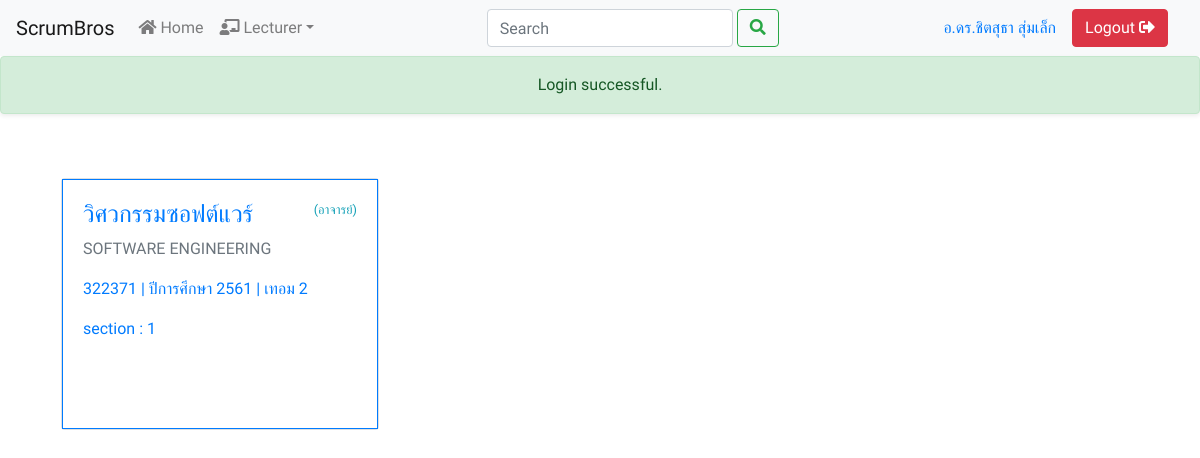
Before: /home.php (signed in) with the older database file.
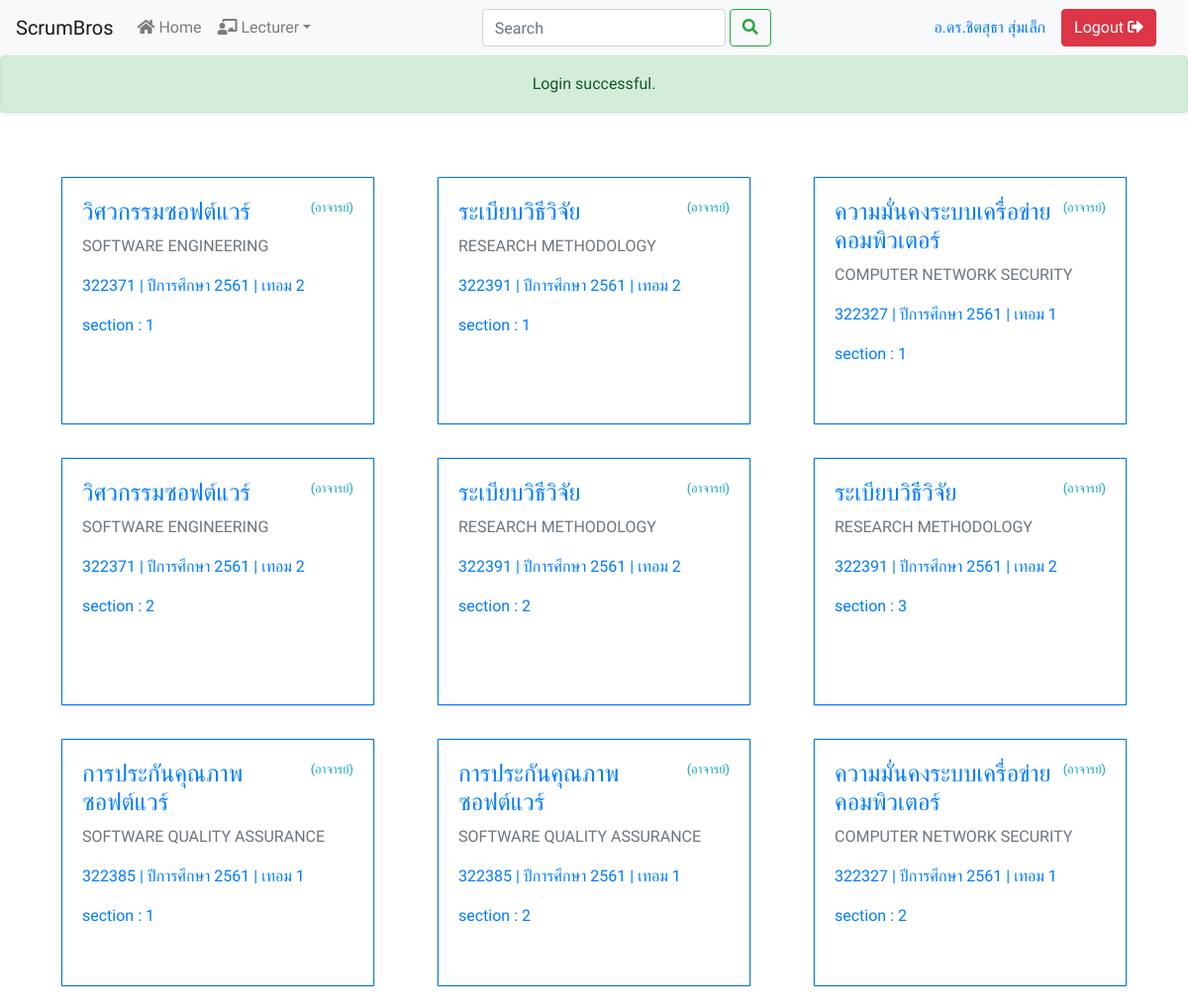
After: the same page with the newer database file.
### tables this page shows
CREATE TABLE `user_role` (
  `subject_id` int(11) NOT NULL,
  `UID` int(11) NOT NULL,
  `roleID` int(11) NOT NULL,
  `role` varchar(20) NOT NULL
);

CREATE TABLE `subject` (
  `subject_id` int(11) NOT NULL,
  `subject_code` varchar(10) NOT NULL,
  `subjectName_Th` varchar(50) NOT NULL,
  `subjectName_En` varchar(50) NOT NULL,
  `section` varchar(1) NOT NULL,
  `year` int(11) NOT NULL,
  `Semester` int(2) NOT NULL
);

### model/getUserRole.php (called while the page is built, shortened)
<?php
$stmt = $pdo->prepare("SELECT * FROM user_role,user_info where user_info.UID = user_role.UID AND user_info.UID = ?");
$stmt->bindParam(1, $_SESSION["UID"]);
$stmt->execute();
while ($row = $stmt->fetch()) {
    if ($row['role'] == 'อาจารย์') {
        $isTeacher = 'true';
    } else if ($row['role'] == 'ผู้ช่วยสอน') {
        $isTA = 'true';
    } else {
        $isStudent = 'true';
    }
}

### model/getClassOfUser.php (called while the page is built)
<?php $setColumn = 3;
            $ColumnStart = 1;
            $stmt = $pdo->prepare("SELECT * FROM subject,user_role,user_info where user_info.UID = user_role.UID AND user_role.subject_id = subject.subject_id  AND user_info.UID = ?");
            $stmt->bindParam(1, $_SESSION["UID"]);
            $stmt->execute();
?>

### home.php (the view, shortened to what this page needs)
<?php
$path = $_SERVER['DOCUMENT_ROOT'];
$path .= "/SoftEn2019/Sec2/ScrumBros/head.php";
include_once($path);
?>
<head>
</head>
<body>
    <?php if (!empty($_SESSION["username"])) { ?>
        <?php include('header.php'); ?>
        <?php include('alert/successLogin.php'); ?>
        <div class="container mt-3">
            <div class="row">
                <?php
                $path = $_SERVER['DOCUMENT_ROOT'];
                $path .= "/SoftEn2019/Sec2/ScrumBros/model/getClassOfUser.php";
                include_once($path);
                while ($row = $stmt->fetch()) {
                    ?>
                    <a href="class.php?subjectCode=<?= $row['subject_code'] ?>&year=<?= $row['year'] ?>&semester=<?= $row['Semester'] ?>&section=<?= $row['section'] ?>" style="text-decoration: none;">
                        <div class="col-4">
                            <div class="card m-3">
                                <div class="card-body col border border-primary" style="min-height:250px">
                                    <span <?php if ($row["role"] == 'ผู้ช่วยสอน')
                                                echo "class='text-success '";
                                            else
                                                echo "class='text-info'"; ?> style="font-size:0.8em;float:right;">(<?= $row["role"] ?>)</span>
                                    <h4 class="text-primary clearfix"><?= $row["subjectName_Th"] ?></h4>
                                    <span class="text-muted mb-3"><?= $row["subjectName_En"] ?></span>
                                    <p class="card-text my-3"><?= $row["subject_code"] ?> | ปีการศึกษา <?= $row["year"] ?> | เทอม <?= $row["Semester"] ?> </p>
                                    <p>section : <?=$row["section"]?></p>
                                </div>
                            </div>
                    </a>
                </div>
                <?php if ($ColumnStart == $setColumn) {
                    echo '</div><div class="row">';
                    $ColumnStart = 0;
                }
                $ColumnStart++;
            } ?>
        </div>
    <?php
} ?>
</body>
</html>

### head.php (shortened to what this page needs)
<!DOCTYPE html>
<html>
<head>
    <link rel="stylesheet" type="text/css" media="screen" href="https://stackpath.bootstrapcdn.com/bootstrap/4.3.1/css/bootstrap.min.css">
    <link rel="stylesheet" href="https://use.fontawesome.com/releases/v5.8.1/css/all.css">
    <link rel="stylesheet" type="text/css" href="https://cdnjs.cloudflare.com/ajax/libs/twitter-bootstrap/4.1.3/css/bootstrap.css" />
    <link rel="stylesheet" type="text/css" href="https://cdn.datatables.net/1.10.19/css/dataTables.bootstrap4.min.css" />
</head>

### header.php (shortened to what this page needs)
<nav class="navbar navbar-expand-lg navbar-light bg-light">
    <a class="navbar-brand" href="/SoftEn2019/Sec2/ScrumBros/home.php">ScrumBros</a>
    <div class="collapse navbar-collapse" id="navbarSupportedContent">
        <ul class="navbar-nav mr-auto">
            <li class="nav-item">
                <a class="nav-link" href="/SoftEn2019/Sec2/ScrumBros/home.php"><i class="fas fa-home"></i> Home <span class="sr-only">(current)</span></a>
            </li>
            <?php if (basename($_SERVER['PHP_SELF']) == 'home.php') {
                include('nav/nav-home.php');
            } ?>
        </ul>
        <form class="form-inline my-2 my-lg-0 mr-auto">
            <input class="form-control mr-sm-1" type="search" placeholder="Search" aria-label="Search">
            <button class="btn btn-outline-success my-2 my-sm-0" type="submit"><i class="fas fa-search"></i></button>
        </form>
        <?php if (!empty($_SESSION["firstName"])) { ?>
            <span class="navbar-text fsize text-primary"><?= $_SESSION["firstName"], " ", $_SESSION["lastName"] ?> </span>
            <a href="/SoftEn2019/Sec2/ScrumBros/logout.php"><button class="btn btn-danger mx-3" type="button" name="logout">Logout <i class="fas fa-sign-out-alt"></i></button></a>
        <?php
    } ?>
    </div>
</nav>

### nav/nav-home.php (shortened to what this page needs)
<?php
$path = $_SERVER['DOCUMENT_ROOT'];
$path .= "/SoftEn2019/Sec2/ScrumBros/model/getUserRole.php";
include_once($path);
?>
<head>
</head>
<?php if ($isTeacher == 'true') { ?>
    <li class="nav-item dropdown">
        <a class="nav-link dropdown-toggle" href="#" data-toggle="dropdown" role="button" aria-haspopup="true" aria-expanded="false">
            <i class="fas fa-chalkboard-teacher"></i> Lecturer</a>
    </li>
<?php
} ?>

### alert/successLogin.php (shortened to what this page needs)
<?php if (!empty($_SESSION["successLogin"])) {
        ?>
    <div class="alert alert-success p-3 text-center shadow-sm p-3 mb-5 rounded">
        <div class="container">Login successful.
        </div>
    </div>
    <?php
} ?>

### head.php (style rules this page uses)
body { font-family: 'Kanit', sans-serif; }

Changed rows visible on the page:
added user_role: role "อาจารย์", subject.subjectName_Th "ระเบียบวิธีวิจัย", subject.subjectName_En "RESEARCH METHODOLOGY", subject.subject_code "322391", subject.year "2561", subject.Semester "2", subject.section "1"
added user_role: role "อาจารย์", subject.subjectName_Th "ความมั่นคงระบบเครื่อข่ายคอมพิวเตอร์", subject.subjectName_En "COMPUTER NETWORK SECURITY", subject.subject_code "322327", subject.year "2561", subject.Semester "1", subject.section "1"
added user_role: role "อาจารย์", subject.subjectName_Th "วิศวกรรมซอฟต์แวร์", subject.subjectName_En "SOFTWARE ENGINEERING", subject.subject_code "322371", subject.year "2561", subject.Semester "2", subject.section "2"
added user_role: role "อาจารย์", subject.subjectName_Th "ระเบียบวิธีวิจัย", subject.subjectName_En "RESEARCH METHODOLOGY", subject.subject_code "322391", subject.year "2561", subject.Semester "2", subject.section "2"
added user_role: role "อาจารย์", subject.subjectName_Th "ระเบียบวิธีวิจัย", subject.subjectName_En "RESEARCH METHODOLOGY", subject.subject_code "322391", subject.year "2561", subject.Semester "2", subject.section "3"
added user_role: role "อาจารย์", subject.subjectName_Th "การประกันคุณภาพซอฟต์แวร์", subject.subjectName_En "SOFTWARE QUALITY ASSURANCE", subject.subject_code "322385", subject.year "2561", subject.Semester "1", subject.section "1"
added user_role: role "อาจารย์", subject.subjectName_Th "การประกันคุณภาพซอฟต์แวร์", subject.subjectName_En "SOFTWARE QUALITY ASSURANCE", subject.subject_code "322385", subject.year "2561", subject.Semester "1", subject.section "2"
added user_role: role "อาจารย์", subject.subjectName_Th "ความมั่นคงระบบเครื่อข่ายคอมพิวเตอร์", subject.subjectName_En "COMPUTER NETWORK SECURITY", subject.subject_code "322327", subject.year "2561", subject.Semester "1", subject.section "2"
